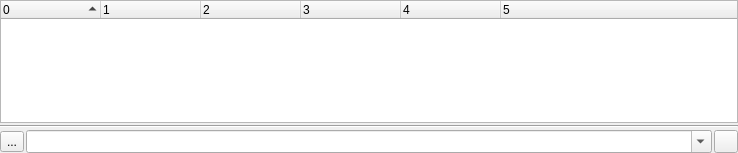
<?xml version="1.0" encoding="UTF-8"?>
<ui version="4.0">
 <author>Pere Constans</author>
 <class>c2bReferenceList</class>
 <widget class="QWidget" name="c2bReferenceList">
  <property name="geometry">
   <rect>
    <x>0</x>
    <y>0</y>
    <width>738</width>
    <height>153</height>
   </rect>
  </property>
  <property name="sizePolicy">
   <sizepolicy hsizetype="Ignored" vsizetype="Preferred">
    <horstretch>0</horstretch>
    <verstretch>0</verstretch>
   </sizepolicy>
  </property>
  <property name="windowTitle">
   <string>References</string>
  </property>
  <layout class="QGridLayout">
   <property name="margin">
    <number>0</number>
   </property>
   <property name="spacing">
    <number>2</number>
   </property>
   <item row="2" column="2">
    <widget class="QToolButton" name="clearB">
     <property name="toolTip">
      <string/>
     </property>
     <property name="statusTip">
      <string>Clear filter</string>
     </property>
     <property name="text">
      <string/>
     </property>
     <property name="icon">
      <iconset resource="cb2bib.qrc">
       <normaloff>:/icons/icons/clear_left.png</normaloff>:/icons/icons/clear_left.png</iconset>
     </property>
    </widget>
   </item>
   <item row="2" column="0">
    <widget class="QToolButton" name="filterB">
     <property name="statusTip">
      <string>Filter Author and Title</string>
     </property>
     <property name="text">
      <string>...</string>
     </property>
     <property name="icon">
      <iconset resource="cb2bib.qrc">
       <normaloff>:/icons/icons/filter.png</normaloff>:/icons/icons/filter.png</iconset>
     </property>
     <property name="popupMode">
      <enum>QToolButton::InstantPopup</enum>
     </property>
    </widget>
   </item>
   <item row="1" column="0" colspan="3">
    <widget class="Line" name="line">
     <property name="frameShape">
      <enum>QFrame::HLine</enum>
     </property>
     <property name="frameShadow">
      <enum>QFrame::Sunken</enum>
     </property>
     <property name="orientation">
      <enum>Qt::Horizontal</enum>
     </property>
    </widget>
   </item>
   <item row="0" column="0" colspan="3">
    <widget class="QTreeWidget" name="listView">
     <property name="mouseTracking">
      <bool>true</bool>
     </property>
     <property name="frameShadow">
      <enum>QFrame::Raised</enum>
     </property>
     <property name="tabKeyNavigation">
      <bool>true</bool>
     </property>
     <property name="selectionMode">
      <enum>QAbstractItemView::ExtendedSelection</enum>
     </property>
     <property name="rootIsDecorated">
      <bool>false</bool>
     </property>
     <property name="sortingEnabled">
      <bool>true</bool>
     </property>
     <property name="columnCount">
      <number>6</number>
     </property>
     <column>
      <property name="text">
       <string>0</string>
      </property>
     </column>
     <column>
      <property name="text">
       <string>1</string>
      </property>
     </column>
     <column>
      <property name="text">
       <string>2</string>
      </property>
     </column>
     <column>
      <property name="text">
       <string>3</string>
      </property>
     </column>
     <column>
      <property name="text">
       <string>4</string>
      </property>
     </column>
     <column>
      <property name="text">
       <string>5</string>
      </property>
     </column>
    </widget>
   </item>
   <item row="2" column="1">
    <widget class="c2bComboBox" name="comboFilter">
     <property name="sizePolicy">
      <sizepolicy hsizetype="Ignored" vsizetype="Ignored">
       <horstretch>0</horstretch>
       <verstretch>0</verstretch>
      </sizepolicy>
     </property>
     <property name="editable">
      <bool>true</bool>
     </property>
     <property name="duplicatesEnabled">
      <bool>false</bool>
     </property>
    </widget>
   </item>
  </layout>
 </widget>
 <layoutdefault spacing="6" margin="11"/>
 <customwidgets>
  <customwidget>
   <class>c2bComboBox</class>
   <extends>QComboBox</extends>
   <header>c2bComboBox.h</header>
  </customwidget>
 </customwidgets>
 <resources>
  <include location="cb2bib.qrc"/>
 </resources>
 <connections>
  <connection>
   <sender>clearB</sender>
   <signal>clicked()</signal>
   <receiver>comboFilter</receiver>
   <slot>clearEditText()</slot>
   <hints>
    <hint type="sourcelabel">
     <x>735</x>
     <y>152</y>
    </hint>
    <hint type="destinationlabel">
     <x>548</x>
     <y>151</y>
    </hint>
   </hints>
  </connection>
 </connections>
</ui>
